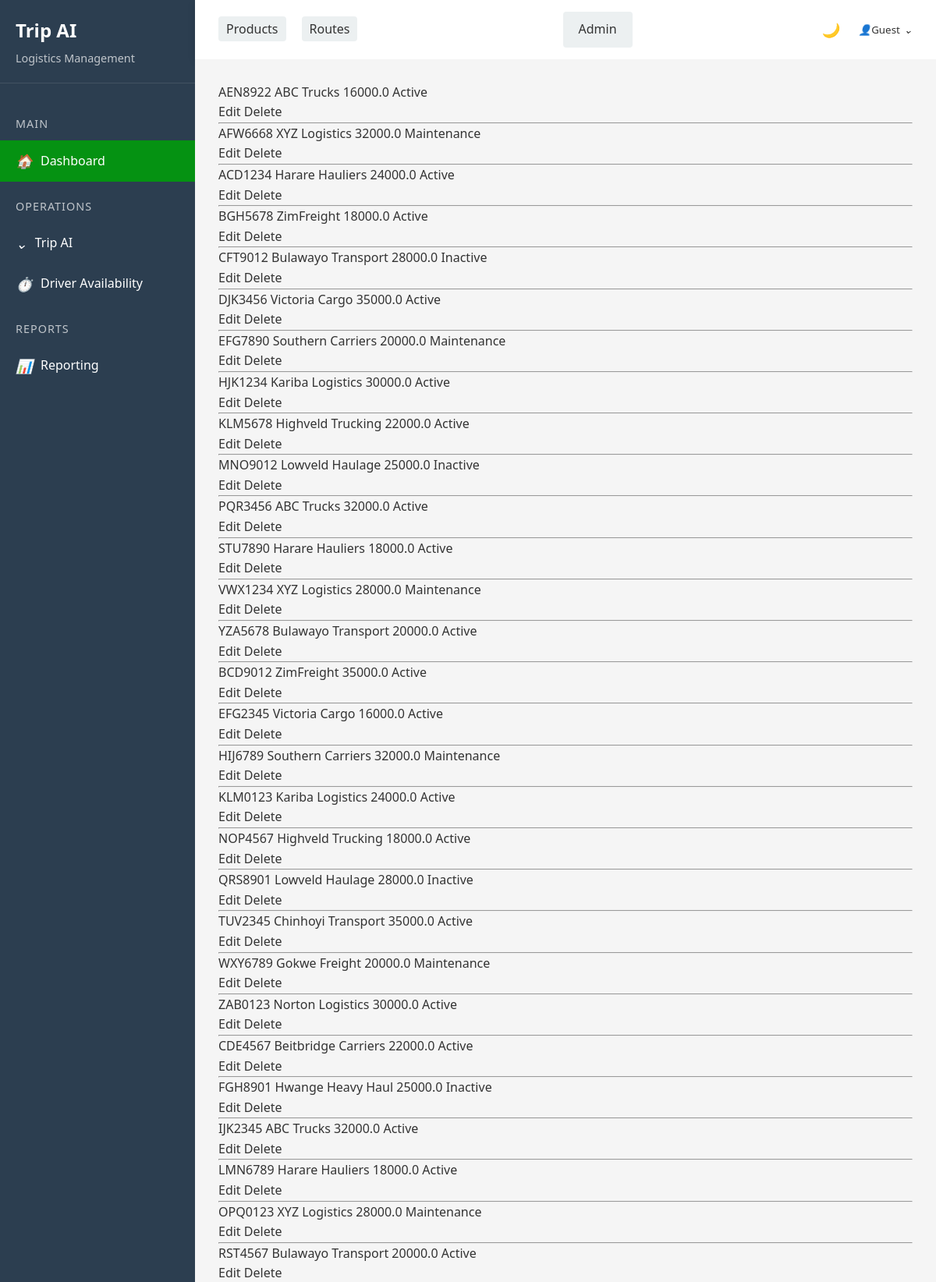
Page /app/truck/ (upper part) on the committed database.
### triplog/models.py (models this page shows, shortened)
class Truck(models.Model):
    plate_number = models.CharField(max_length=7, unique=True)
    capacity_kg = models.FloatField()
    truck_company = models.ForeignKey(TruckCompany, on_delete=models.CASCADE, related_name="trucks")
    status = models.CharField(max_length=50, choices=[("Active", "Active"),("In Use", "In Use"),("Maintenance", "Maintenance")])
    def get_absolute_url(self):
        return reverse("truck_detail", kwargs={"pk": self.pk})

class TruckCompany(models.Model):
    name = models.CharField(max_length=255)
    contact = models.CharField(max_length=20)
    email = models.CharField(max_length=30)
    address = models.CharField(max_length=255)
    def __str__(self):
        return self.name

### triplog/views.py (the view)
# urls.py: path("truck/", TruckListView.as_view(), name="truck_list"),
class TruckListView(ListView):
    model = Truck
    template_name = "truck/truck_list.html"

### templates/truck/truck_list.html (shortened to what this page needs)
{% extends 'base.html' %}
{% block content %}
{% for truck in truck_list %}
<div>
    <a href="{{ truck.get_absolute_url }}">{{ truck.plate_number }}</a>
    <span>{{ truck.truck_company }}</span> <span>{{ truck.capacity_kg }}</span> <span>{{ truck.status }}</span>
</div>
<a href="{% url 'truck_edit' truck.pk %}">Edit</a>
<a href="{% url 'truck_delete' truck.pk %}">Delete</a>
<hr>
{% endfor %}
{% endblock %}

### static/css/style.css (style rules this page uses)
:root { --primary-color: rgb(5, 146, 18); --secondary-color: rgb(6, 208, 1); --accent-color: rgb(155, 236, 0); --highlight-color: rgb(252, 0, 0); --dark-color: #2c3e50; --light-color: #ecf0f1; --text-color: #333; --bg-color: #f5f5f5; --card-bg: white; --footer-bg: var(--dark-color); --footer-text: white; }
* { margin: 0; padding: 0; box-sizing: border-box; font-family: 'Segoe UI', Tahoma, Geneva, Verdana, sans-serif; }
body { background-color: var(--bg-color); color: var(--text-color); line-height: 1.6; display: flex; flex-direction: column; min-height: 100vh; transition: background-color 0.3s, color 0.3s; }
a { text-decoration: none; color: inherit; }

### rows in the picture
Truck: plate_number "AEN8922", truck_company "ABC Trucks", capacity_kg "16000.0", status "Active"
Truck: plate_number "AFW6668", truck_company "XYZ Logistics", capacity_kg "32000.0", status "Maintenance"
Truck: plate_number "ACD1234", truck_company "Harare Hauliers", capacity_kg "24000.0", status "Active"
Truck: plate_number "BGH5678", truck_company "ZimFreight", capacity_kg "18000.0", status "Active"
Truck: plate_number "CFT9012", truck_company "Bulawayo Transport", capacity_kg "28000.0", status "Inactive"
Truck: plate_number "DJK3456", truck_company "Victoria Cargo", capacity_kg "35000.0", status "Active"
Truck: plate_number "EFG7890", truck_company "Southern Carriers", capacity_kg "20000.0", status "Maintenance"
Truck: plate_number "HJK1234", truck_company "Kariba Logistics", capacity_kg "30000.0", status "Active"
Truck: plate_number "KLM5678", truck_company "Highveld Trucking", capacity_kg "22000.0", status "Active"
Truck: plate_number "MNO9012", truck_company "Lowveld Haulage", capacity_kg "25000.0", status "Inactive"
Truck: plate_number "PQR3456", truck_company "ABC Trucks", capacity_kg "32000.0", status "Active"
Truck: plate_number "STU7890", truck_company "Harare Hauliers", capacity_kg "18000.0", status "Active"
Truck: plate_number "VWX1234", truck_company "XYZ Logistics", capacity_kg "28000.0", status "Maintenance"
Truck: plate_number "YZA5678", truck_company "Bulawayo Transport", capacity_kg "20000.0", status "Active"
Truck: plate_number "BCD9012", truck_company "ZimFreight", capacity_kg "35000.0", status "Active"
Truck: plate_number "EFG2345", truck_company "Victoria Cargo", capacity_kg "16000.0", status "Active"
Truck: plate_number "HIJ6789", truck_company "Southern Carriers", capacity_kg "32000.0", status "Maintenance"
Truck: plate_number "KLM0123", truck_company "Kariba Logistics", capacity_kg "24000.0", status "Active"
Truck: plate_number "NOP4567", truck_company "Highveld Trucking", capacity_kg "18000.0", status "Active"
Truck: plate_number "QRS8901", truck_company "Lowveld Haulage", capacity_kg "28000.0", status "Inactive"
Truck: plate_number "TUV2345", truck_company "Chinhoyi Transport", capacity_kg "35000.0", status "Active"
Truck: plate_number "WXY6789", truck_company "Gokwe Freight", capacity_kg "20000.0", status "Maintenance"
Truck: plate_number "ZAB0123", truck_company "Norton Logistics", capacity_kg "30000.0", status "Active"
Truck: plate_number "CDE4567", truck_company "Beitbridge Carriers", capacity_kg "22000.0", status "Active"
Truck: plate_number "FGH8901", truck_company "Hwange Heavy Haul", capacity_kg "25000.0", status "Inactive"
Truck: plate_number "IJK2345", truck_company "ABC Trucks", capacity_kg "32000.0", status "Active"
Truck: plate_number "LMN6789", truck_company "Harare Hauliers", capacity_kg "18000.0", status "Active"
Truck: plate_number "OPQ0123", truck_company "XYZ Logistics", capacity_kg "28000.0", status "Maintenance"
Truck: plate_number "RST4567", truck_company "Bulawayo Transport", capacity_kg "20000.0", status "Active"
